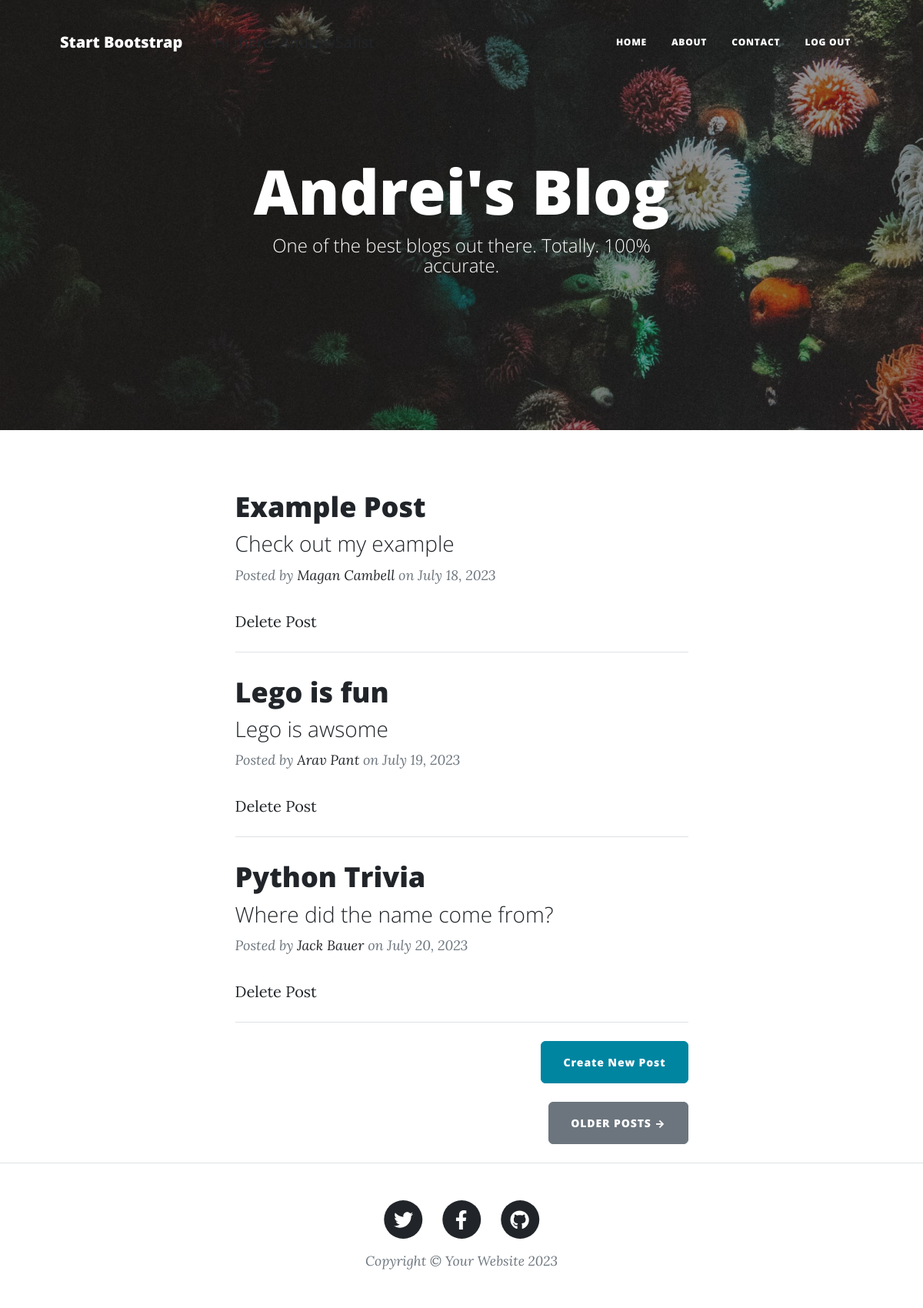
/ (signed in), run on the app's committed database.
### tables this page shows
CREATE TABLE blog_post (id INTEGER NOT NULL, title VARCHAR (250) NOT NULL, date VARCHAR (250) NOT NULL, body TEXT NOT NULL, author VARCHAR (250) NOT NULL, img_url VARCHAR (250) NOT NULL, subtitle VARCHAR (250) NOT NULL, PRIMARY KEY (id), UNIQUE (title));

### main.py (the view)
@app.route('/')
def get_all_posts():
    conn = sqlite3.connect('./instance/posts.db')
    conn.row_factory = sqlite3.Row
    cur = conn.cursor()
    cur.execute('SELECT * FROM blog_post')
    values = cur.fetchall()
    posts = [dict(value) for value in values]
    return render_template("index.html", all_posts=posts)

### templates/index.html
{% include "header.html" %}
<header
  class="masthead"
  style="background-image: url('../static/assets/img/home-bg.jpg')"
>
  <div class="container position-relative px-4 px-lg-5">
    <div class="row gx-4 gx-lg-5 justify-content-center">
      <div class="col-md-10 col-lg-8 col-xl-7">
        <div class="site-heading">
          <h1>Andrei's Blog</h1>
          <span class="subheading">One of the best blogs out there. Totally. 100% accurate.</span>
        </div>
      </div>
    </div>
  </div>
</header>
<div class="container px-4 px-lg-5">
  <div class="row gx-4 gx-lg-5 justify-content-center">
    <div class="col-md-10 col-lg-8 col-xl-7">
      {% for post in all_posts %}
      <div class="post-preview">
        <a href="{{ url_for('show_post', post_id=post.id) }}">
          <h2 class="post-title">{{ post.title }}</h2>
          <h3 class="post-subtitle">{{ post.subtitle }}</h3>
        </a>
        <p class="post-meta">
          Posted by
          <a href="#">{{post.author}}</a>
          on {{post.date}}
        </p>
        {% if 'name' in session and session['name'] == 'AndrewSafist': %}
        <a href="{{ url_for('delete_post', pid=post['id']) }}">Delete Post</a>
        {% endif %}
      </div>
      <hr class="my-4" />
      {% endfor %}
      <div class="d-flex justify-content-end mb-4">
        {% if 'name' in session and session['name'] == 'AndrewSafist': %}
        <a
          class="btn btn-primary float-right"
          href="{{ url_for('new') }}"
          >Create New Post</a
        >
        {% endif %}
      </div>
      <div class="d-flex justify-content-end mb-4">
        <a class="btn btn-secondary text-uppercase" href="#!">Older Posts →</a>
      </div>
    </div>
  </div>
</div>
{% include "footer.html" %}

### data on the page
blog_post: title "Example Post", subtitle "Check out my example", author "Magan Cambell", date "July 18, 2023"
blog_post: title "Lego is fun", subtitle "Lego is awsome", author "Arav Pant", date "July 19, 2023"
blog_post: title "Python Trivia", subtitle "Where did the name come from?", author "Jack Bauer", date "July 20, 2023"

### other printed values
{{ session['name'] }} "AndrewSafist"
